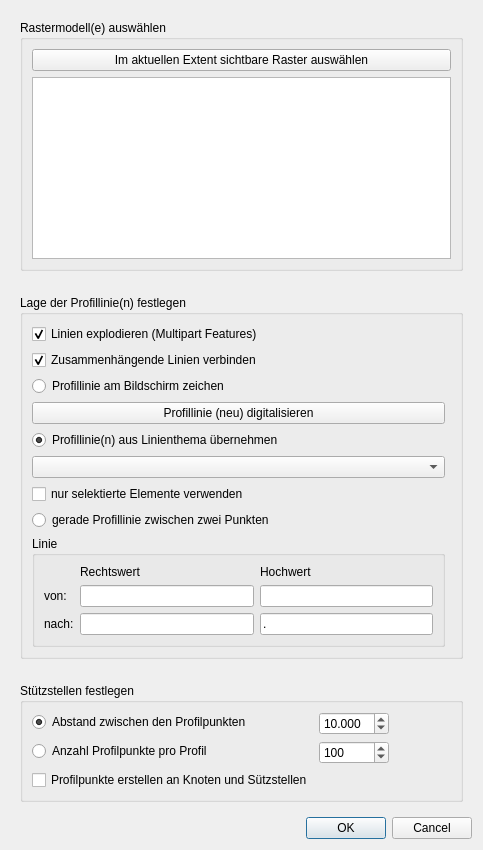
<?xml version="1.0" encoding="UTF-8"?>
<ui version="4.0">
 <class>VoGISProfilToolMain</class>
 <widget class="QDialog" name="VoGISProfilToolMain">
  <property name="geometry">
   <rect>
    <x>0</x>
    <y>0</y>
    <width>483</width>
    <height>850</height>
   </rect>
  </property>
  <property name="windowTitle">
   <string>VoGISProfilToolMain</string>
  </property>
  <layout class="QGridLayout" name="gridLayout">
   <item row="0" column="0">
    <layout class="QVBoxLayout" name="verticalLayout">
     <item>
      <widget class="QWidget" name="IDC_widRaster" native="true">
       <layout class="QGridLayout" name="gridLayout_2">
        <item row="0" column="0">
         <widget class="QGroupBox" name="IDC_grpRaster">
          <property name="title">
           <string>Rastermodell(e) auswählen</string>
          </property>
          <layout class="QGridLayout" name="gridLayout_3">
           <item row="1" column="0">
            <widget class="QListWidget" name="IDC_listRasters"/>
           </item>
           <item row="0" column="0">
            <widget class="QPushButton" name="IDC_bSelectVisibleRasters">
             <property name="text">
              <string>Im aktuellen Extent sichtbare Raster auswählen</string>
             </property>
            </widget>
           </item>
          </layout>
         </widget>
        </item>
       </layout>
      </widget>
     </item>
     <item>
      <widget class="QWidget" name="IDC_widProfilLinien" native="true">
       <layout class="QGridLayout" name="gridLayout_4">
        <item row="0" column="0">
         <widget class="QGroupBox" name="IDC_grpProfilLinien">
          <property name="title">
           <string>Lage der Profillinie(n) festlegen</string>
          </property>
          <layout class="QGridLayout" name="gridLayout_5">
           <item row="4" column="0">
            <widget class="QPushButton" name="IDC_bDrawLine">
             <property name="sizePolicy">
              <sizepolicy hsizetype="Minimum" vsizetype="Fixed">
               <horstretch>0</horstretch>
               <verstretch>0</verstretch>
              </sizepolicy>
             </property>
             <property name="text">
              <string>Profillinie (neu) digitalisieren</string>
             </property>
            </widget>
           </item>
           <item row="8" column="0">
            <widget class="QCheckBox" name="IDC_chkOnlySelectedFeatures">
             <property name="sizePolicy">
              <sizepolicy hsizetype="Preferred" vsizetype="Fixed">
               <horstretch>0</horstretch>
               <verstretch>0</verstretch>
              </sizepolicy>
             </property>
             <property name="text">
              <string>nur selektierte Elemente verwenden</string>
             </property>
            </widget>
           </item>
           <item row="1" column="0">
            <widget class="QCheckBox" name="IDC_chkLinesExplode">
             <property name="text">
              <string>Linien explodieren (Multipart Features)</string>
             </property>
             <property name="checked">
              <bool>true</bool>
             </property>
            </widget>
           </item>
           <item row="7" column="0">
            <widget class="QComboBox" name="IDC_cbLineLayers">
             <property name="minimumSize">
              <size>
               <width>150</width>
               <height>0</height>
              </size>
             </property>
            </widget>
           </item>
           <item row="6" column="0" colspan="2">
            <widget class="QRadioButton" name="IDC_rbShapeLine">
             <property name="text">
              <string>Profillinie(n) aus Linienthema übernehmen</string>
             </property>
             <property name="checked">
              <bool>true</bool>
             </property>
            </widget>
           </item>
           <item row="3" column="0">
            <widget class="QRadioButton" name="IDC_rbDigi">
             <property name="text">
              <string>Profillinie am Bildschirm zeichen</string>
             </property>
            </widget>
           </item>
           <item row="10" column="0">
            <widget class="QGroupBox" name="groupBox">
             <property name="title">
              <string>Linie</string>
             </property>
             <layout class="QGridLayout" name="gridLayout_7">
              <item row="1" column="1">
               <widget class="QLineEdit" name="IDC_tbFromX"/>
              </item>
              <item row="1" column="2">
               <widget class="QLineEdit" name="IDC_tbFromY"/>
              </item>
              <item row="2" column="1">
               <widget class="QLineEdit" name="IDC_tbToX"/>
              </item>
              <item row="2" column="2">
               <widget class="QLineEdit" name="IDC_tbToY">
                <property name="text">
                 <string>.</string>
                </property>
                <property name="maxLength">
                 <number>17</number>
                </property>
                <property name="cursorPosition">
                 <number>0</number>
                </property>
               </widget>
              </item>
              <item row="1" column="0">
               <widget class="QLabel" name="label">
                <property name="text">
                 <string>von:</string>
                </property>
               </widget>
              </item>
              <item row="2" column="0">
               <widget class="QLabel" name="label_2">
                <property name="text">
                 <string>nach:</string>
                </property>
               </widget>
              </item>
              <item row="0" column="1">
               <widget class="QLabel" name="label_3">
                <property name="text">
                 <string>Rechtswert</string>
                </property>
               </widget>
              </item>
              <item row="0" column="2">
               <widget class="QLabel" name="label_4">
                <property name="text">
                 <string>Hochwert</string>
                </property>
               </widget>
              </item>
             </layout>
            </widget>
           </item>
           <item row="2" column="0">
            <widget class="QCheckBox" name="IDC_chkLinesMerge">
             <property name="text">
              <string>Zusammenhängende Linien verbinden</string>
             </property>
             <property name="checked">
              <bool>true</bool>
             </property>
            </widget>
           </item>
           <item row="9" column="0">
            <widget class="QRadioButton" name="IDC_rbStraigthLine">
             <property name="text">
              <string>gerade Profillinie zwischen zwei Punkten</string>
             </property>
            </widget>
           </item>
          </layout>
         </widget>
        </item>
       </layout>
      </widget>
     </item>
     <item>
      <widget class="QWidget" name="IDC_widVertices" native="true">
       <layout class="QGridLayout" name="gridLayout_6">
        <item row="0" column="0">
         <widget class="QGroupBox" name="IDC_grpVertices">
          <property name="title">
           <string>Stützstellen festlegen</string>
          </property>
          <layout class="QFormLayout" name="formLayout">
           <property name="fieldGrowthPolicy">
            <enum>QFormLayout::AllNonFixedFieldsGrow</enum>
           </property>
           <item row="2" column="0">
            <widget class="QRadioButton" name="IDC_rbEquiDistance">
             <property name="text">
              <string>Abstand zwischen den Profilpunkten</string>
             </property>
             <property name="checked">
              <bool>true</bool>
             </property>
            </widget>
           </item>
           <item row="2" column="1">
            <widget class="QDoubleSpinBox" name="IDC_dblspinDistance">
             <property name="sizePolicy">
              <sizepolicy hsizetype="Minimum" vsizetype="Fixed">
               <horstretch>0</horstretch>
               <verstretch>0</verstretch>
              </sizepolicy>
             </property>
             <property name="maximumSize">
              <size>
               <width>70</width>
               <height>16777215</height>
              </size>
             </property>
             <property name="decimals">
              <number>3</number>
             </property>
             <property name="minimum">
              <double>0.001000000000000</double>
             </property>
             <property name="maximum">
              <double>1000000.000000000000000</double>
             </property>
             <property name="value">
              <double>10.000000000000000</double>
             </property>
            </widget>
           </item>
           <item row="3" column="0">
            <widget class="QRadioButton" name="IDC_rbVertexCount">
             <property name="text">
              <string>Anzahl Profilpunkte pro Profil</string>
             </property>
            </widget>
           </item>
           <item row="3" column="1">
            <widget class="QDoubleSpinBox" name="IDC_dblspinVertexCnt">
             <property name="maximumSize">
              <size>
               <width>70</width>
               <height>16777215</height>
              </size>
             </property>
             <property name="decimals">
              <number>0</number>
             </property>
             <property name="minimum">
              <double>2.000000000000000</double>
             </property>
             <property name="maximum">
              <double>1000000.000000000000000</double>
             </property>
             <property name="value">
              <double>100.000000000000000</double>
             </property>
            </widget>
           </item>
           <item row="6" column="0">
            <widget class="QCheckBox" name="IDC_chkNodesAndVertices">
             <property name="text">
              <string>Profilpunkte erstellen an Knoten und Sützstellen</string>
             </property>
            </widget>
           </item>
          </layout>
         </widget>
        </item>
       </layout>
      </widget>
     </item>
     <item>
      <widget class="QDialogButtonBox" name="buttonBox">
       <property name="orientation">
        <enum>Qt::Horizontal</enum>
       </property>
       <property name="standardButtons">
        <set>QDialogButtonBox::Cancel|QDialogButtonBox::Ok</set>
       </property>
      </widget>
     </item>
    </layout>
   </item>
  </layout>
 </widget>
 <resources/>
 <connections>
  <connection>
   <sender>IDC_listRasters</sender>
   <signal>itemChanged(QListWidgetItem*)</signal>
   <receiver>VoGISProfilToolMain</receiver>
   <slot>lvRasterItemChanged(QListWidgetItem*)</slot>
   <hints>
    <hint type="sourcelabel">
     <x>322</x>
     <y>118</y>
    </hint>
    <hint type="destinationlabel">
     <x>384</x>
     <y>129</y>
    </hint>
   </hints>
  </connection>
  <connection>
   <sender>buttonBox</sender>
   <signal>rejected()</signal>
   <receiver>VoGISProfilToolMain</receiver>
   <slot>reject()</slot>
   <hints>
    <hint type="sourcelabel">
     <x>344</x>
     <y>825</y>
    </hint>
    <hint type="destinationlabel">
     <x>309</x>
     <y>845</y>
    </hint>
   </hints>
  </connection>
  <connection>
   <sender>buttonBox</sender>
   <signal>accepted()</signal>
   <receiver>VoGISProfilToolMain</receiver>
   <slot>accept()</slot>
   <hints>
    <hint type="sourcelabel">
     <x>437</x>
     <y>830</y>
    </hint>
    <hint type="destinationlabel">
     <x>424</x>
     <y>847</y>
    </hint>
   </hints>
  </connection>
 </connections>
 <slots>
  <slot>lvRasterItemChanged(QListWidgetItem*)</slot>
 </slots>
</ui>
